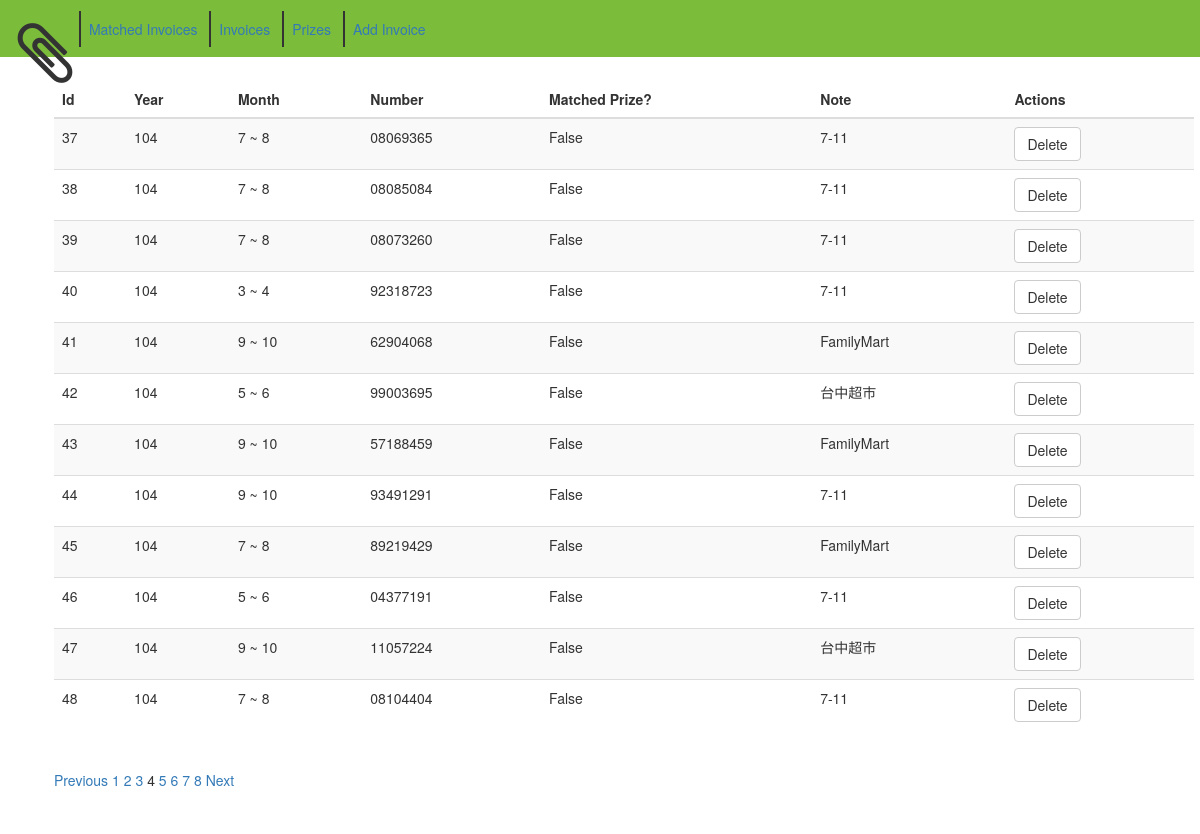
The page /invoices?page=4&per_rows=12 on the database its author committed.
### db.py (models this page shows, shortened)
class Invoice(Base):
    __tablename__ = 'invoices'
    id = Column(Integer, primary_key=True)
    year = Column(Integer)
    month = Column(Integer)
    number = Column(String)
    note = Column(String)
    is_matched = Column(Boolean)
    prize_id = Column(Integer, ForeignKey('prizes.id'))
    prize = relationship('Prize', backref=backref('invoices'))

### web.py (the view)
@app.route('/invoices')
def invoices():
    per_rows = request.args.get('per_rows', pagination.Pagination.DEFAULT_PER_ROWS)
    current_page = request.args.get('page', 1)
    try:
        per_rows = int(per_rows)
        per_rows = pagination.Pagination.DEFAULT_PER_ROWS if per_rows <= 0 else per_rows
    except:
        per_rows = pagination.Pagination.DEFAULT_PER_ROWS
    try:
        current_page = int(current_page)
        current_page = 1 if current_page < 1 else current_page
    except:
        current_page = 1
    invoices_query = g.app.get_invoices()
    invoices_count = invoices_query.count()
    p = pagination.Pagination(invoices_count, per_rows, current_page)
    invoices = invoices_query[p.get_from_rows():p.get_to_rows() + 1]
    return render_template('invoices.html',
                           invoices=invoices,
                           pagination=p)

### db.py (called while the page is built)
    @classmethod
    def get_instance(cls):
        instance = session.query(cls).first()
        if not instance:
            instance = cls()
        return instance

    def get_invoices(self):
        return session.query(Invoice)

### pagination.py (called while the page is built)
    def set_total_rows(self, total_rows):
        if total_rows < 0:
            raise ValueError("total rows must greater than zero")
        self._total_rows = total_rows

    def set_per_rows(self, per_rows):
        if per_rows < 0:
            raise ValueError("per rows must greater than zero")
        self._per_rows = per_rows

    def get_per_rows(self):
        return self._per_rows

    def set_current_page(self, current_page):
        if current_page < 1:
            raise ValueError("current page must greater than 1")
        self._current_page = current_page

    def get_current_page(self):
        return self._current_page

    def get_from_rows(self):
        return (self._current_page - 1) * self._per_rows

    def get_to_rows(self):
        return self.get_from_rows() + self._per_rows - 1

    def set_pages_range(self, pages_range):
        if pages_range < 1:
            raise ValueError("pages range must greater than 1")
        self._pages_range = pages_range

    def get_pagination_from_page(self):
        return self._pagination_from_page

    def get_pagination_to_page(self):
        return self._pagination_to_page

    def get_total_pages(self):
        return self._total_pages

    def refresh(self):
        self._total_pages = math.ceil(self._total_rows / self._per_rows) # +/+, always positive
        self._current_page = self._total_pages if self._total_pages < self._current_page else self._current_page
        left_span_coda = math.floor(self._pages_range / 2)
        right_span_coda = self._pages_range - left_span_coda
        self._pagination_from_page = max(1, self._current_page - left_span_coda)
        right_span_coda += left_span_coda - (self._current_page - self._pagination_from_page)
        self._pagination_to_page = min(self._total_pages, self._current_page + right_span_coda)
        right_left_span_coda = right_span_coda - (self._pagination_to_page - self._current_page)
        if right_left_span_coda != 0:
            left_span_coda += right_left_span_coda
            self._pagination_from_page = max(1, self._current_page - left_span_coda)

### web.py (called while the page is built)
@app.before_request
def before_request():
    g.app = db.App.get_instance()

### templates/invoices.html
{% extends 'base.html' %}
{% block content %}
{% if invoices|count %}
<div class="container">
<table class="table table-striped table-hover">
  <thead>
    <tr>
      <th>Id</th>
      <th>Year</th>
      <th>Month</th>
      <th>Number</th>
      <th>Matched Prize?</th>
      <th>Note</th>
      <th>Actions</th>
    </tr>
  </thead>
  <tbody>
    {% for invoice in invoices %}
    <tr>
      <td>{{ invoice.id }}</td>
      <td>{{ invoice.year }}</td>
      <td>{{ invoice.month * 2 - 1 }} ~ {{ invoice.month * 2 }}</td>
      <td>{{ invoice.number }}</td>
      <td>{{ invoice.is_matched }}</td>
      <td>{{ invoice.note }}</td>
      <td>
	<form action="invoice_delete/{{ invoice.id }}" method="POST">
	  <input type="submit" class="btn btn-default" value="Delete" />
	</form>
      </td>
    </tr>
    {% endfor %}
  </tbody>
</table>
<div class="pagination">
  {% if pagination.get_current_page() != 1 %}
  <a href="?page={{ pagination.get_current_page() - 1 }}&per_rows={{ pagination.get_per_rows() }}">Previous</a>
  {% endif %}
  {% for page in range(pagination.get_pagination_from_page(), pagination.get_pagination_to_page() + 1) %}
  {% if page == pagination.get_current_page() %}
  <span class="current_page">{{ page }}</span>
  {% else %}
  <a href="?page={{ page }}&per_rows={{ pagination.get_per_rows() }}">{{ page }}</a>
  {% endif %}
  {% endfor %}
  {% if pagination.get_current_page() != pagination.get_total_pages() %}
  <a href="?page={{ pagination.get_current_page() + 1 }}&per_rows={{ pagination.get_per_rows() }}">Next</a>
  {% endif %}
</div>
</div>
{% else %}
<p>No invoices. <a href="invoice_add">Go to add a invoice?</a></p>
{% endif %}
{% endblock %}

### rows shown on the page
Invoice: id "37", year "104", invoice.month*2-1 "7", invoice.month*2 "8", number "08069365", is_matched "False", note "7-11"
Invoice: id "38", year "104", invoice.month*2-1 "7", invoice.month*2 "8", number "08085084", is_matched "False", note "7-11"
Invoice: id "39", year "104", invoice.month*2-1 "7", invoice.month*2 "8", number "08073260", is_matched "False", note "7-11"
Invoice: id "40", year "104", invoice.month*2-1 "3", invoice.month*2 "4", number "92318723", is_matched "False", note "7-11"
Invoice: id "41", year "104", invoice.month*2-1 "9", invoice.month*2 "10", number "62904068", is_matched "False", note "FamilyMart"
Invoice: id "42", year "104", invoice.month*2-1 "5", invoice.month*2 "6", number "99003695", is_matched "False", note "台中超市"
Invoice: id "43", year "104", invoice.month*2-1 "9", invoice.month*2 "10", number "57188459", is_matched "False", note "FamilyMart"
Invoice: id "44", year "104", invoice.month*2-1 "9", invoice.month*2 "10", number "93491291", is_matched "False", note "7-11"
Invoice: id "45", year "104", invoice.month*2-1 "7", invoice.month*2 "8", number "89219429", is_matched "False", note "FamilyMart"
Invoice: id "46", year "104", invoice.month*2-1 "5", invoice.month*2 "6", number "04377191", is_matched "False", note "7-11"
Invoice: id "47", year "104", invoice.month*2-1 "9", invoice.month*2 "10", number "11057224", is_matched "False", note "台中超市"
Invoice: id "48", year "104", invoice.month*2-1 "7", invoice.month*2 "8", number "08104404", is_matched "False", note "7-11"

### other values the page prints
{{ page }} "1" "2" "3" "5" "6" "7" "8"
{{ page }} "4"
